Frame 1 (no input): blank canvas, image omitted
Frame 60 (the mouse pressed at the canvas centre just before this capture): blank canvas, image omitted
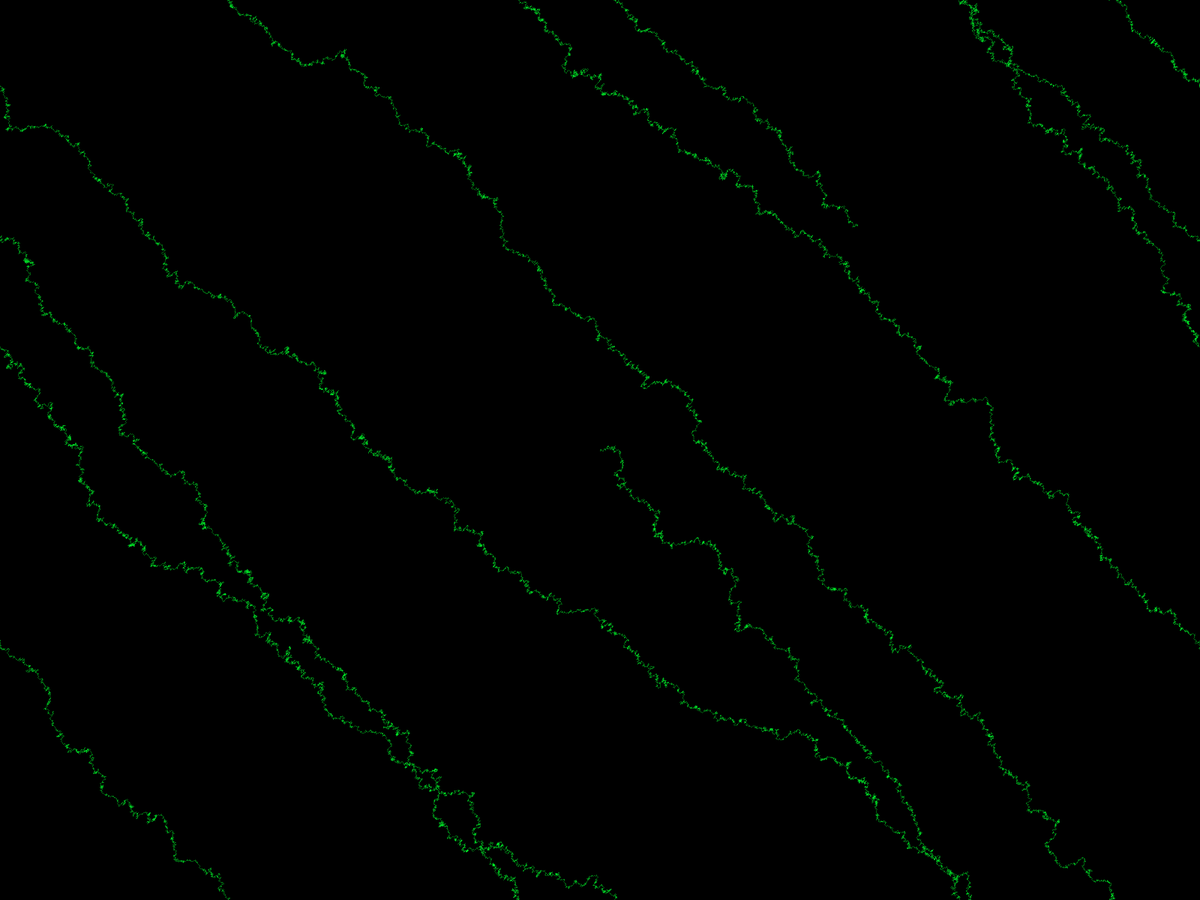
Frame 120 (the mouse held since frame 60 and released just before this capture)

The Processing sketch whose frames 1 and 60 were blank and that drew this single picture after the mouse press (run headless with seeded random() and noise(); from frame 60 on, the mouse is pressed at the canvas centre):

// Processing sketch: damAgent2
// ── damAgent2.pde
float NORTH = 0;
float NORTHEAST = 1;
float EAST = 2;
float SOUTHEAST = 3;
float SOUTH = 4;
float SOUTHWEST = 5;
float WEST = 6;
float NORTHWEST = 7;
float direction;

float stepSize = 1;
float diameter = 1;

PVector pos;

float drawMode = 1;
float counter = 0;

void setup() {
  fullScreen();
  colorMode(HSB, 360, 100, 100, 100);
  noStroke();
  background(0, 0, 0);
  
  pos = new PVector(width / 2, height / 2);
  
}

void draw() {
  for (int i = 0; i <= mouseX; i++) {
    counter++;

    if(drawMode == 2){
      direction = int(random(3));
    } else {
      direction = int(random(7));
    }

    
    if (direction == NORTH) {
      pos.y -= stepSize;
    } else if (direction == NORTHEAST) {
      pos.x += stepSize;
      pos.y -= stepSize;
    } else if (direction == EAST) {
      pos.x += stepSize;
    } else if (direction == SOUTHEAST) {
      pos.x += stepSize;
      pos.y += stepSize;
    } else if (direction == SOUTH) {
      pos.y += stepSize;
    } else if (direction == SOUTHWEST) {
      pos.x -= stepSize;
      pos.y += stepSize;
    } else if (direction == WEST) {
      pos.x -= stepSize;
    } else if (direction == NORTHWEST) {
      pos.x -= stepSize;
      pos.y -= stepSize;
    }
    
    if (pos.x > width){
      pos.x = 0;
    }
    if (pos.x < 0) {
      pos.x = width; 
    }
    if (pos.x < 0){ 
      pos.y = height; 
    }
    if (pos.y > height){ 
      pos.y = 0; 
    }

    if(drawMode == 3){
      if(counter >= 100){
        counter = 0;
        fill(200, 200, 100, 50);
        ellipse(pos.x + stepSize / 2, pos.y + stepSize / 2, diameter + 7, diameter + 7);
      }
    }

    fill(color(130, 230, 150, 50));
    ellipse(pos.x + stepSize / 2, pos.y + stepSize / 2, diameter, diameter);
  }
}

void keyReleased() {
  if(key == '1'){
    drawMode = 1;
    stepSize = 1;
    diameter = 1;
  }

  if(key == '2'){
    drawMode = 2;
    stepSize = 1;
    diameter = 1;
  }

  if(key == '3'){
    drawMode = 3;
    stepSize = 1;
    diameter = 1;
  }
}
